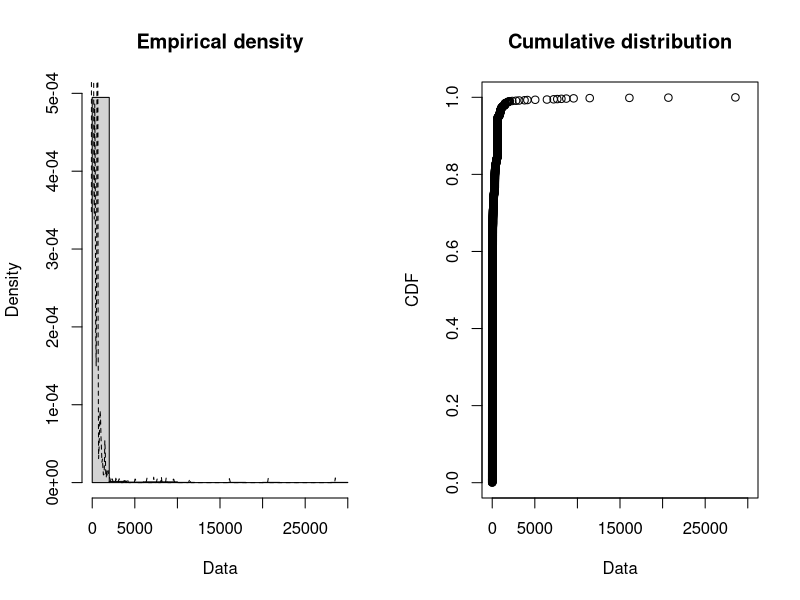
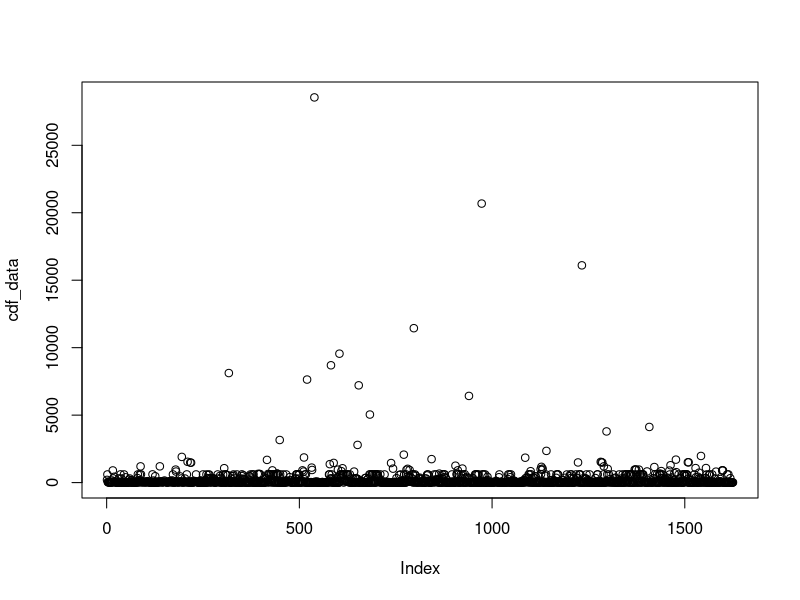
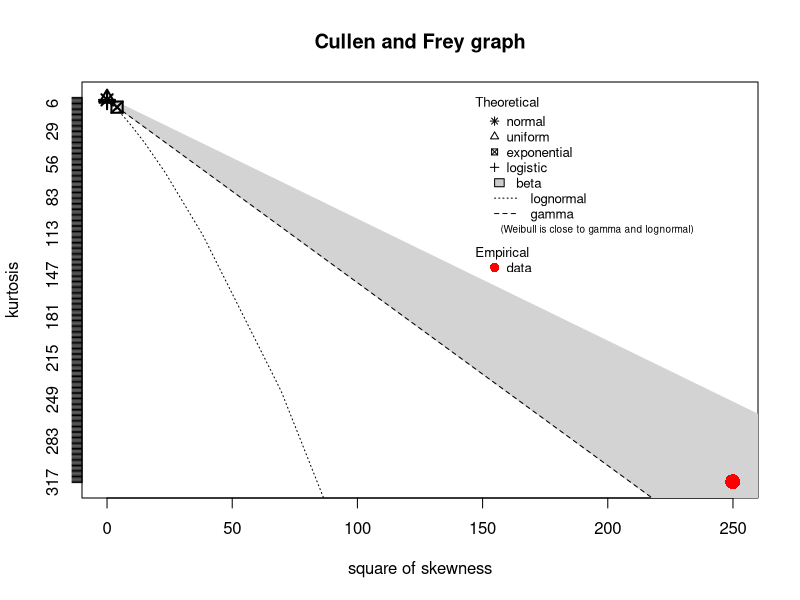

Recreate these plots in R, in order.
cdf_data = read.table("durations.txt", header=FALSE)
cdf_data <- as.numeric(unlist(cdf_data))
library("fitdistrplus")
plotdist(cdf_data, histo=TRUE, demp=TRUE)
plot(cdf_data)
descdist(cdf_data)
